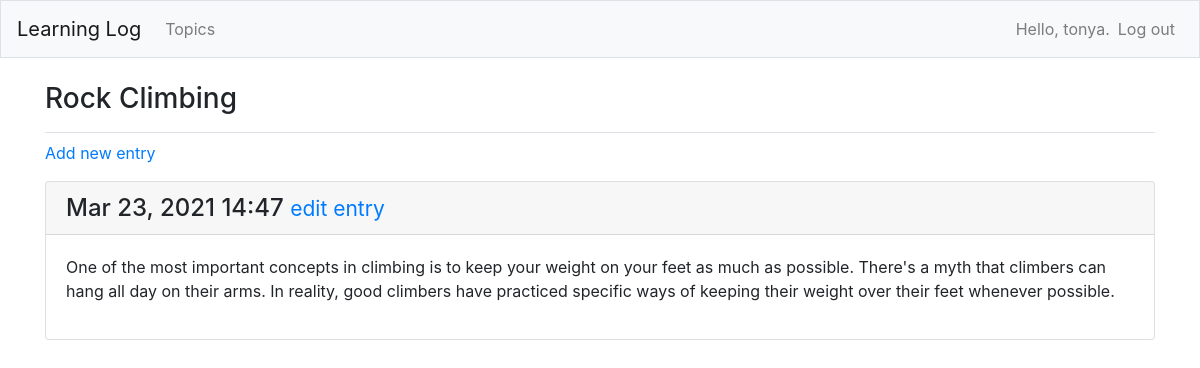
The page /topics/2/ (signed in) on the database its author committed.
### learning_logs/models.py (models this page shows, shortened)
class Topic(models.Model):
    text = models.CharField(max_length=200)
    date_added = models.DateTimeField(auto_now_add=True)
    owner = models.ForeignKey(User, on_delete=models.CASCADE)
    def __str__(self):
        return self.text

class Entry(models.Model):
    topic = models.ForeignKey(Topic, on_delete=models.CASCADE)
    text = models.TextField()
    date_added = models.DateTimeField(auto_now_add=True)
    class Meta:
        verbose_name_plural = 'entries'

### learning_logs/views.py (the view)
# urls.py: path('topics/<int:topic_id>/', views.topic, name='topic'),
@login_required
def topic(request, topic_id):
    topic = get_object_or_404(Topic, id=topic_id)
    if topic.owner != request.user:
        raise Http404
    entries = topic.entry_set.order_by('-date_added')
    context = {'topic': topic, 'entries': entries}
    return render(request, 'learning_logs/topic.html', context)

### learning_logs/templates/learning_logs/topic.html
{% extends 'learning_logs/base.html' %}
{% block page_header %}
  <h3>{{ topic }}</h3>
{% endblock page_header %}
{% block content %}
  <p>
    <a href="{% url 'learning_logs:new_entry' topic.id %}">Add new entry</a>
  </p>
  {% for entry in entries %}
    <div class="card mb-3">
        <h4 class="card-header">
          {{ entry.date_added|date:'M d, Y H:i' }}
          <small><a href="{% url 'learning_logs:edit_entry' entry.id %}">
            edit entry</a> </small>
        </h4>
        <div class="card-body">
          {{ entry.text|linebreaks }}
        </div>
    </div>
  {% empty %}
    <li>There are no entries for this topic yet.</li>
  {% endfor %}
{% endblock content %}

### learning_logs/templates/learning_logs/base.html (shortened to what this page needs)
{% load bootstrap4 %}
<!doctype html>
<html lang="en">
<head>
  {% bootstrap_css %}
</head>
<body>
    <nav class="navbar navbar-expand-md navbar-light bg-light mb-4 border">
        <a class="navbar-brand" href="{% url 'learning_logs:index' %}">
          Learning Log</a>
      <div class="collapse navbar-collapse" id="navbarCollapse">
        <ul class="navbar-nav mr-auto">
          <li class="nav-item">
            <a class="nav-link" href="{% url 'learning_logs:topics' %}">
              Topics</a>
          </li>
        </ul>
        <ul class="navbar-nav ml-auto">
          {% if user.is_authenticated %}
            <li class="nav-item">
              <span class="navbar-text">Hello, {{ user.username }}.</span>
            </li>
            <li class="nav-item">
              <a class="nav-link" href="{% url 'users:logout' %}">Log out</a>
            </li>
          {% endif %}
        </ul>
      </div>
    </nav>
    <main role="main" class="container">
      <div class="pb-2 mb-2 border-bottom">
        {% block page_header %}{% endblock page_header %}
      </div>
      <div>
        {% block content %}{% endblock content %}
      </div>
    </main>
</body>
</html>

### rows shown on the page
Topic: text "Rock Climbing"
Entry: date_added "Mar 23, 2021 14:47", text "One of the most important concepts in climbing is to keep your weight on your feet as much as possible. There's a myth that climbers can hang all day on their arms. In reality, good climbers have practiced specific ways of keeping their weight over their feet whenever possible."

### other values the page prints
{{ user.username }} "tonya"
